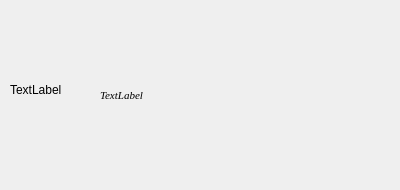
<?xml version="1.0" encoding="UTF-8"?>
<ui version="4.0">
 <class>whatisit</class>
 <widget class="QWidget" name="whatisit">
  <property name="geometry">
   <rect>
    <x>0</x>
    <y>0</y>
    <width>400</width>
    <height>190</height>
   </rect>
  </property>
  <property name="windowTitle">
   <string>what is it?</string>
  </property>
  <property name="windowIcon">
   <iconset>
    <normaloff>help.ico</normaloff>help.ico</iconset>
  </property>
  <widget class="QLabel" name="label">
   <property name="geometry">
    <rect>
     <x>10</x>
     <y>50</y>
     <width>80</width>
     <height>80</height>
    </rect>
   </property>
   <property name="text">
    <string>TextLabel</string>
   </property>
  </widget>
  <widget class="QLabel" name="label_text">
   <property name="geometry">
    <rect>
     <x>100</x>
     <y>10</y>
     <width>291</width>
     <height>171</height>
    </rect>
   </property>
   <property name="font">
    <font>
     <family>Times New Roman</family>
     <pointsize>8</pointsize>
     <italic>true</italic>
    </font>
   </property>
   <property name="text">
    <string>TextLabel</string>
   </property>
  </widget>
 </widget>
 <layoutdefault spacing="6" margin="11"/>
 <resources/>
 <connections/>
</ui>
